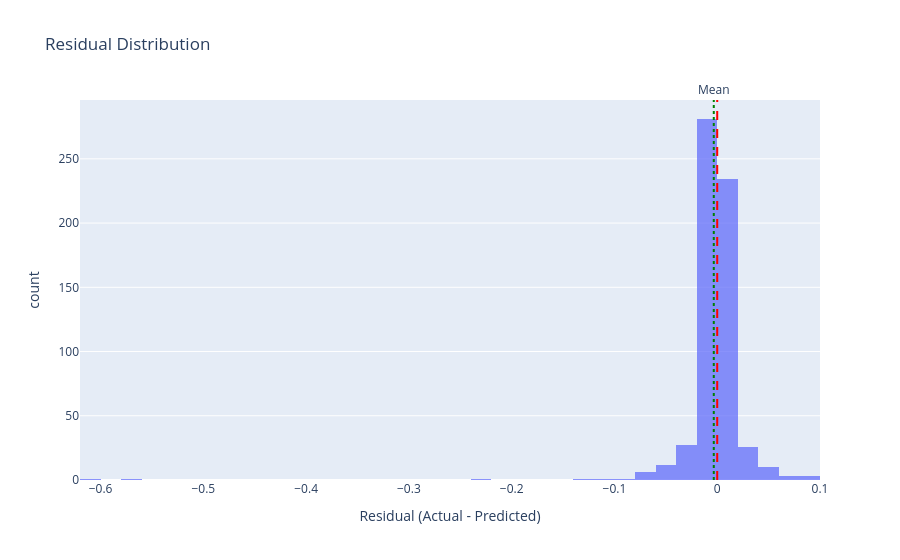

Notebook source saved alongside this figure:
### Code cell
# Convert to DataFrame
res_df = pd.DataFrame({
    "Residuals": residuals
})

# Plot interactive histogram
fig = px.histogram(
    res_df,
    x="Residuals",
    nbins=50,
    title="Residual Distribution",
    labels={"Residuals": "Residual (Actual - Predicted)"},
    opacity=0.75
)

# Optional: add mean & zero reference lines
fig.add_vline(x=0, line_dash="dash", line_color="red")
fig.add_vline(
    x=residuals.mean(),
    line_dash="dot",
    line_color="green",
    annotation_text="Mean",
    annotation_position="top"
)

fig.show()

### Figure 1 — Plotly figure (JSON) as saved in the notebook; plotly's stock layout.template omitted (floating-point values rounded to 4 significant figures; data arrays with more than 128 entries replaced by an {"elided": "..."} marker saying what was removed)
{"data": [{"bingroup": "x", "hovertemplate": "Residual (Actual - Predicted)=%{x}<br>count=%{y}<extra></extra>", "legendgroup": "", "marker": {"color": "#636efa", "opacity": 0.75, "pattern": {"shape": ""}}, "name": "", "nbinsx": 50, "orientation": "v", "showlegend": false, "type": "histogram", "x": {"elided": "608 float values"}, "xaxis": "x", "yaxis": "y"}], "layout": {"annotations": [{"showarrow": false, "text": "Mean", "x": -0.003353, "xanchor": "center", "xref": "x", "y": 1, "yanchor": "bottom", "yref": "y domain"}], "barmode": "relative", "legend": {"tracegroupgap": 0}, "shapes": [{"line": {"color": "red", "dash": "dash"}, "type": "line", "x0": 0, "x1": 0, "xref": "x", "y0": 0, "y1": 1, "yref": "y domain"}, {"line": {"color": "green", "dash": "dot"}, "type": "line", "x0": -0.003353, "x1": -0.003353, "xref": "x", "y0": 0, "y1": 1, "yref": "y domain"}], "title": {"text": "Residual Distribution"}, "xaxis": {"anchor": "y", "domain": [0, 1], "title": {"text": "Residual (Actual - Predicted)"}}, "yaxis": {"anchor": "x", "domain": [0, 1], "title": {"text": "count"}}}}
